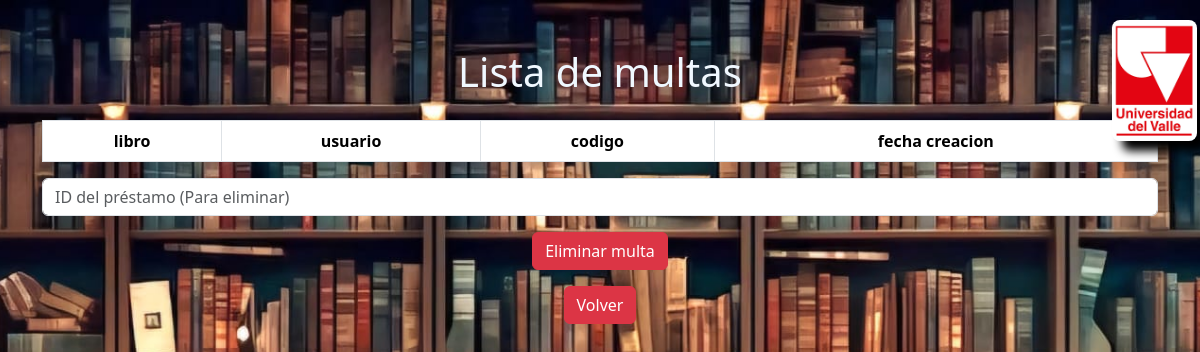
The page /consultarMulta on the database as committed earlier.
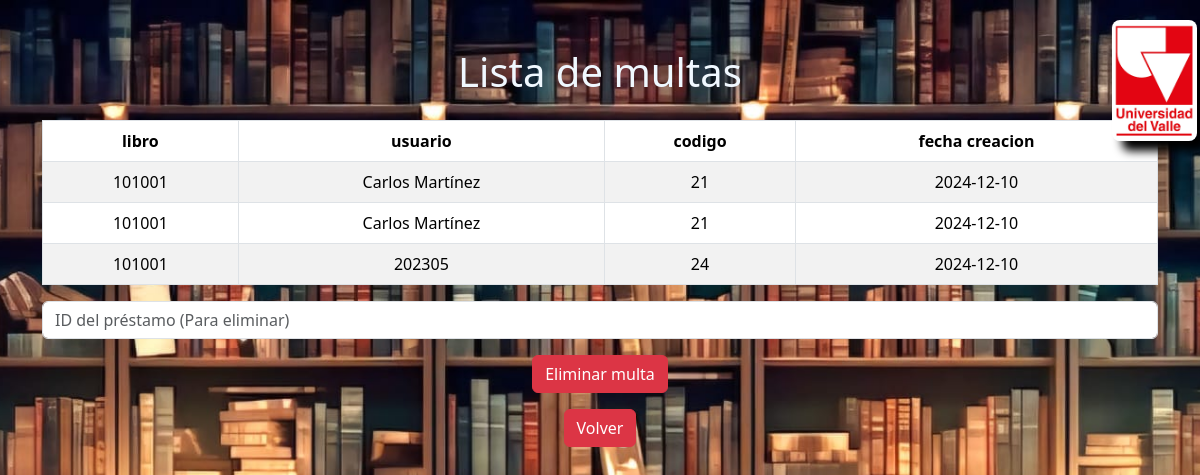
The same page on the database as committed later.
### models.py (models this page shows, shortened)
class Multa(db.Model):
    __tablename__ = 'multas'
    id = db.Column(db.Integer, primary_key=True)
    libro = db.Column(db.String(150), nullable=False)
    usuario = db.Column(db.String(150), nullable=False)
    codigo = db.Column(db.String(50), nullable=False)
    fecha_creacion = db.Column(db.Date)

### app.py (the view)
@app.route('/consultarMulta', methods=['GET', 'POST'])
def consultarMulta():
    multa = db.session.query(
        Multa.id.label('id'),
        Multa.libro.label('libro'),
        Multa.usuario.label('usuario'),
        Multa.codigo.label('codigo'),
        Multa.fecha_creacion.label('fecha_creacion')
    ).all()
    return render_template('consultarMulta.html', multa=multa)  #Aqui renderiza a la pagina de Consultar la multa.

### templates/consultarMulta.html (shortened to what this page needs)
<!DOCTYPE html>
<html lang="es">
<head>
    <link href="https://cdn.jsdelivr.net/npm/bootstrap@5.3.3/dist/css/bootstrap.min.css" rel="stylesheet">
    <link rel="stylesheet" href="{{ url_for('static', filename='css/style.css') }}">
</head>
<body class="background-image" style="background-image: url('static/images/libreria1.jpeg')">
    <div class="container mt-5">
        <div class="text-center">
            <h1 class="mb-4 " style="color: aliceblue;">Lista de multas</h1>
            <div class="table-responsive">
                <table class="table table-striped table-bordered">
                    <thead>
                        <tr>
                            <th>libro</th>
                            <th>usuario</th>
                            <th>codigo</th>
                            <th>fecha creacion</th>
                        </tr>
                    </thead>
                    <tbody>
                        {% for multa in multa %}
                        <tr>
                            <td>{{ multa.libro }}</td>
                            <td>{{ multa.usuario }}</td>
                            <td>{{ multa.codigo }}</td>
                            <td>{{ multa.fecha_creacion}}</td>
                        </tr>
                        {% endfor %}
                    </tbody>
                </table>
                <form action="{{ url_for('eliminarMulta') }}" method="POST">
                    <input type="number" class="form-control mb-3" name="codigo" placeholder="ID del préstamo (Para eliminar)" required>
                    <button type="submit" class="btn btn-danger">Eliminar multa</button>
                </form>
            </div>
            <a href="{{ url_for('index') }}" class="btn btn-danger mt-3">Volver</a>
        </div>
    </div>
    <img class="imagen" src="{{ url_for('static', filename='images/univalle.png') }}" alt="Logo Univalle">
</body>
</html>

### static/css/style.css (style rules this page uses)
body { background-size: cover; background-position: center; background-repeat: no-repeat; background-attachment: fixed; margin: 0; padding: 0; overflow-x: hidden; min-height: 100vh; }
.background-image { background-size: cover; background-position: center; background-repeat: no-repeat; background-attachment: fixed; margin: 0; padding: 0; overflow-x: hidden; min-height: 100vh; }
.imagen { position: absolute; top: 20px; right: 3px; width: 85px; height: auto; border-radius: 8px; box-shadow: 10px 10px 10px black; }

Rows that differ between the two databases and show on the page:
added Multa: libro "101001", usuario "Carlos Martínez", codigo "21", fecha_creacion "2024-12-10"
added Multa: libro "101001", usuario "Carlos Martínez", codigo "21", fecha_creacion "2024-12-10"
added Multa: libro "101001", usuario "202305", codigo "24", fecha_creacion "2024-12-10"
